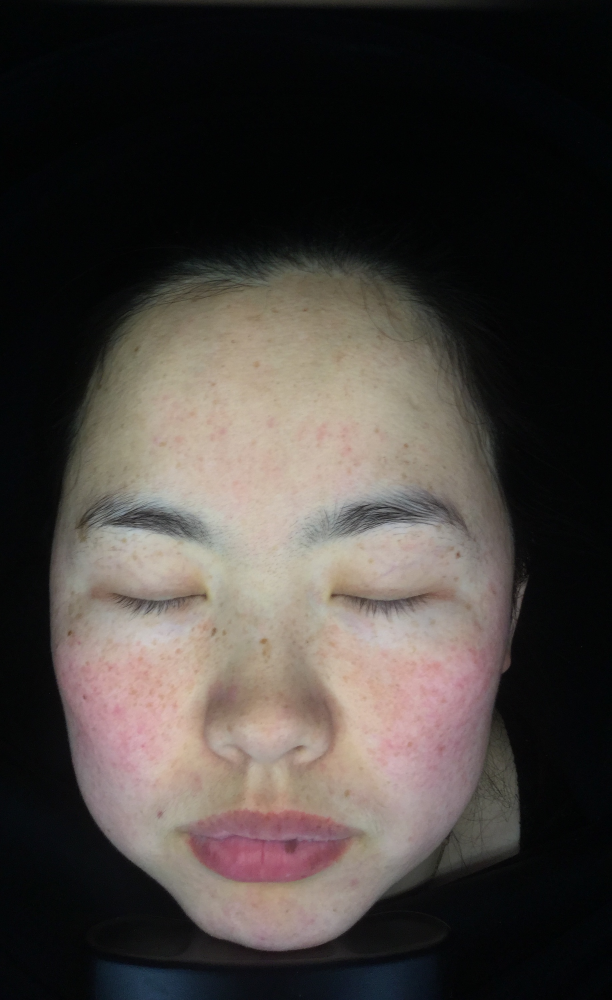
%> input picture Data/2.jpg, 1836 x 3000 px (shown at 1/3 size)
$ octave skinPigmentSeparation_Sub_blockSelectionAlgorithm.m   (GNU Octave 9; MATLAB toolbox functions it lacks are replaced by stand-ins)
%> lines starting %> are read from the running program, lines starting %| are printed output that depends on the picture
% skin pigment separation:
%  Sub-block selection algorithm

tic    %运行开始时间
clc;
clear;
[mpath,mname]=fileparts(mfilename('fullpath'));
% 1 读入图像数据
path='Data\2.jpg';
Cbase=imread(path);
Cpatent=Cbase(600:2900,100:1600,:);
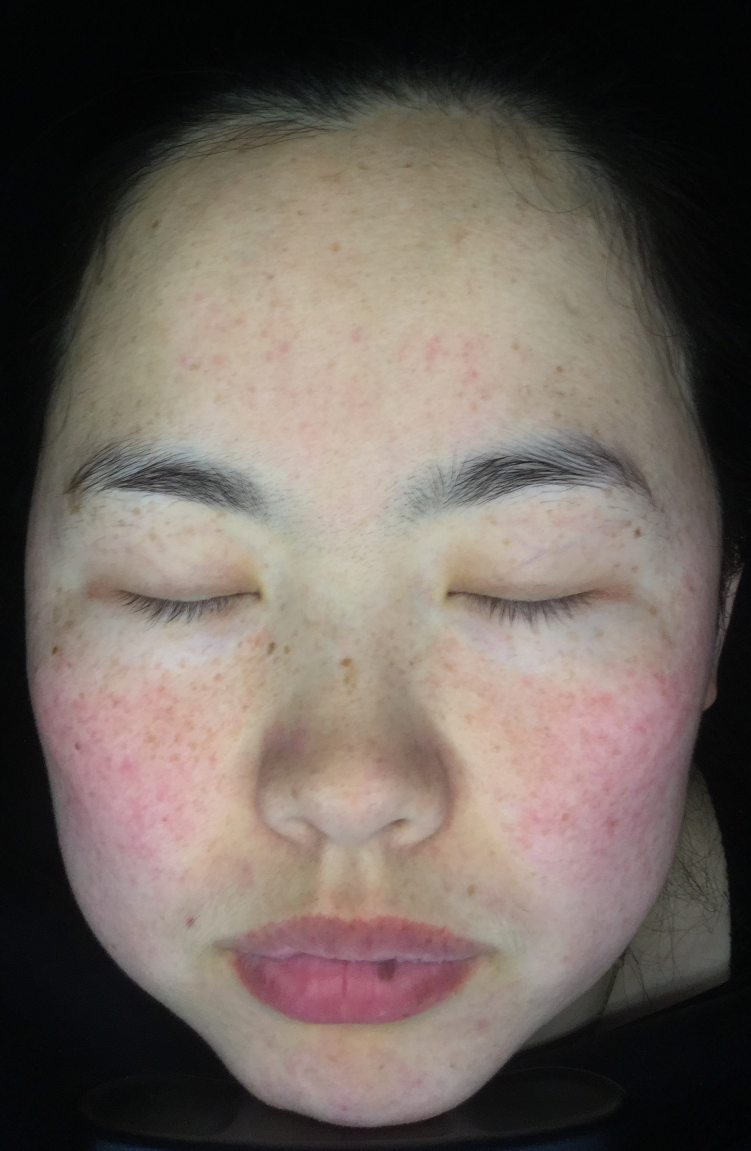
%> Cpatent: size 2301x1501x3 uint8 (shown at 1/2 size); mean R, G, B 109.7, 99.2, 92.4

iminfo=[800 2600 400 1400];
Cbase=Cbase(iminfo(1):iminfo(2),iminfo(3):iminfo(4),:);
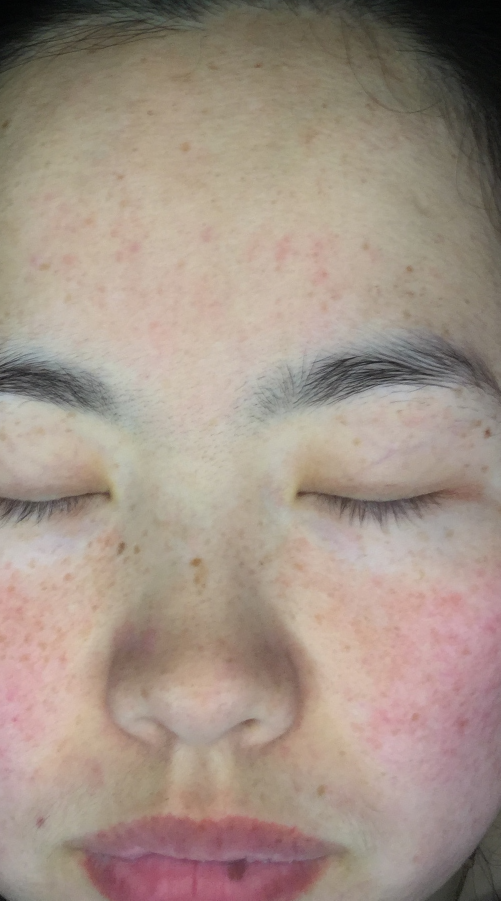
%> Cbase: size 1801x1001x3 uint8 (shown at 1/2 size); mean R, G, B 161.1, 145.2, 133.7
        imshow(Cbase);
        title('原图');
        text(-500,500,{mname;num2str(iminfo)},'Interpreter','none');

        Cbr=double(Cpatent(:,:,1));   %将数据转成double类型
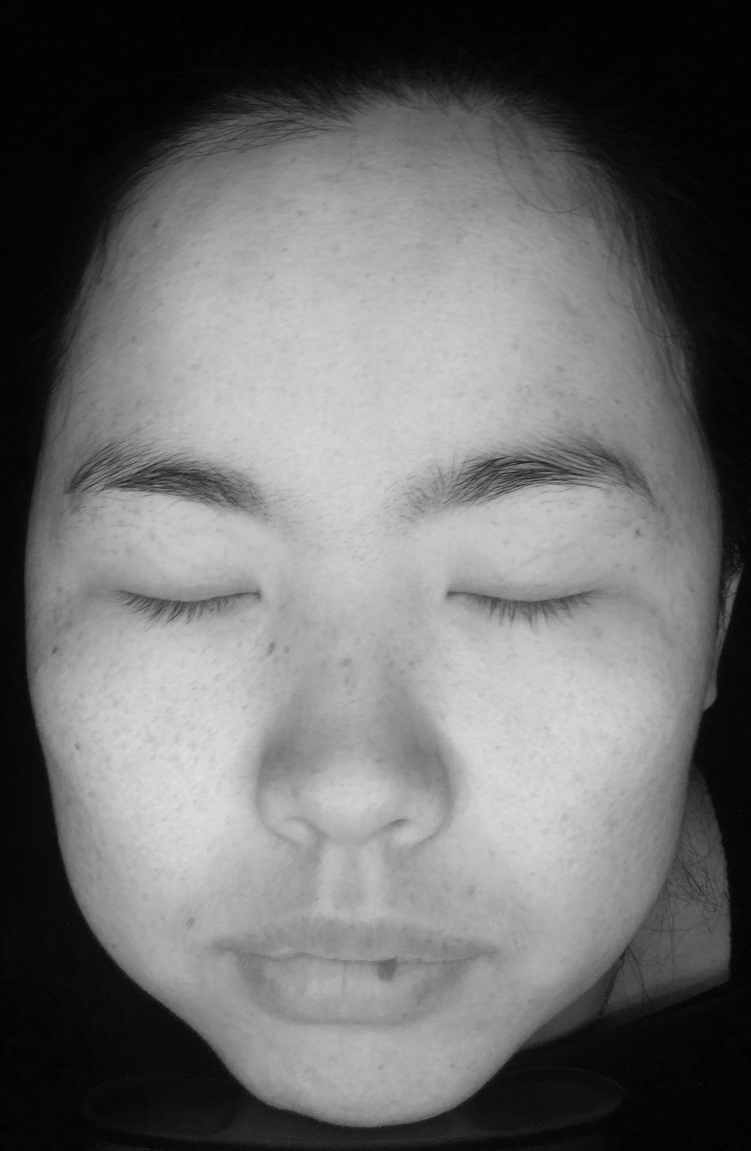
%> Cbr: size 2301x1501 double (shown at 1/2 size); min 0, max 224, mean 109.7
        Cbg=double(Cpatent(:,:,2));
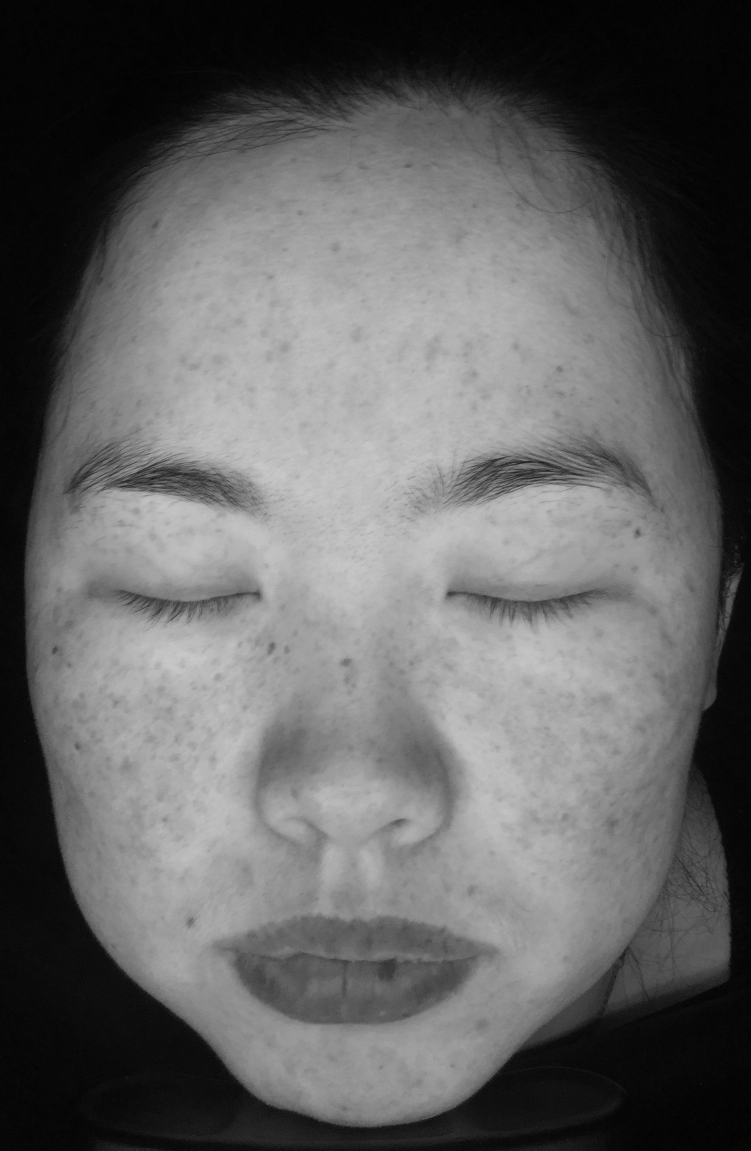
%> Cbg: size 2301x1501 double (shown at 1/2 size); min 0, max 203, mean 99.2
        Cbb=double(Cpatent(:,:,3));
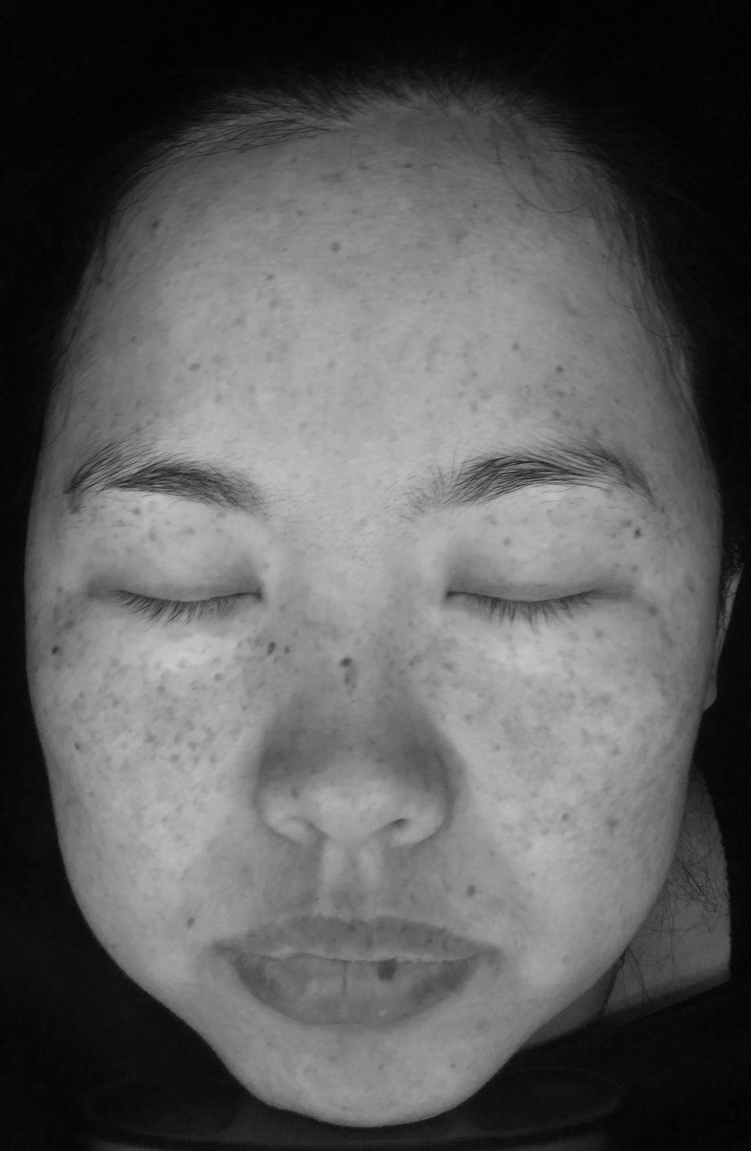
%> Cbb: size 2301x1501 double (shown at 1/2 size); min 0, max 204, mean 92.4
        row=size(Cbr,1);        %图像大小
%> row = 2301
        col=size(Cbr,2);
%> col = 1501

        %为了接下色素值可以进行计算和表达
        %对数据做适当放缩
        Cbr0_1=(Cbr(:)+1)/256;
        Cbg0_1=(Cbg(:)+1)/256;
        Cbb0_1=(Cbb(:)+1)/256;

        Cblog=[log(Cbr0_1) log(Cbg0_1) log(Cbb0_1)]';
        Cbb_r=Cblog(2,:)-Cblog(1,:);
        Cbg_r=Cblog(3,:)-Cblog(1,:);
        Cb2d=[Cbb_r;Cbg_r];
        Cbr_r=Cblog(1,:);


num=0;
seinfo=[300 599 100 699];
figure
imshow(Cbase(seinfo(1):seinfo(2),seinfo(3):seinfo(4),:));
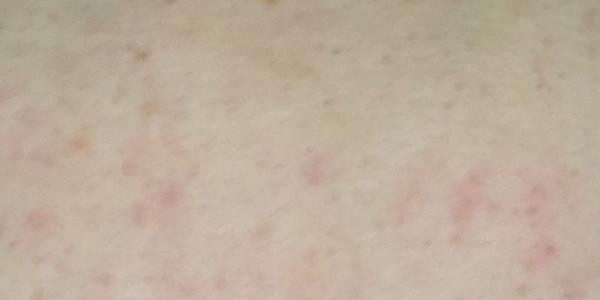
%> displayed picture: size 300x600x3, on the screen's scale of 0 to 255; mean R, G, B 190.3, 173.9, 155.3

for n=[seinfo(1):5:seinfo(2)]
    for m=[seinfo(3):5:seinfo(4)]
        num=num+1;
        position(num,:)=[n m];
    end
end

Distance=[];
% r4=randperm(num,4)
r4=[1379]
for i=1:num
    n=position(i,1);
    m=position(i,2);
        p=Cbase(n:n+4,m:m+4,:);
        if ismember(i,r4)
            p1=p
%> (the run ends here)

$ run again, with Data/1.jpg copied over Data/2.jpg
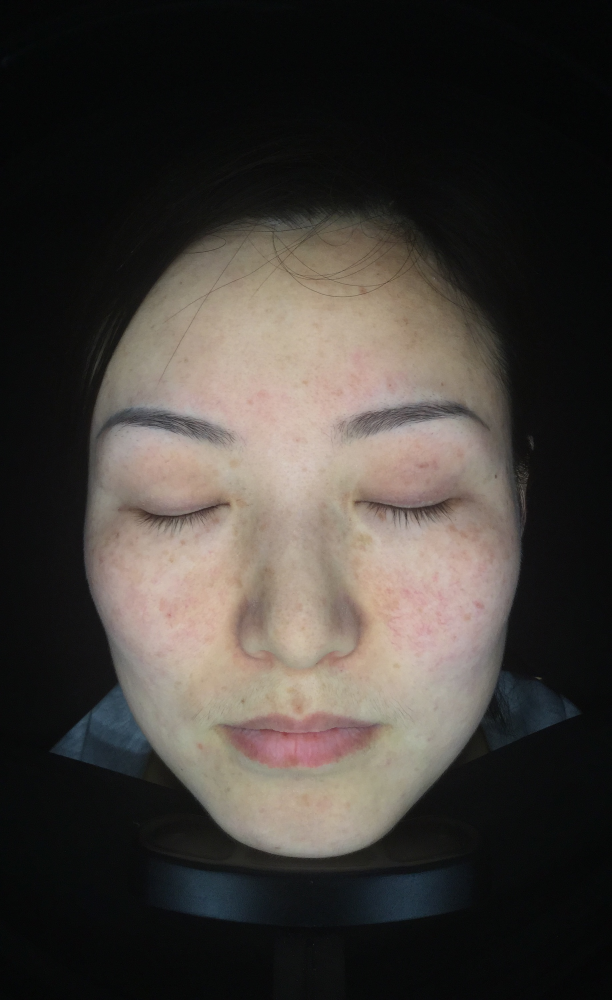
%> input picture Data/1.jpg, 1836 x 3000 px (shown at 1/3 size)
%> `Cbb=double(Cpatent(:,:,3));`:
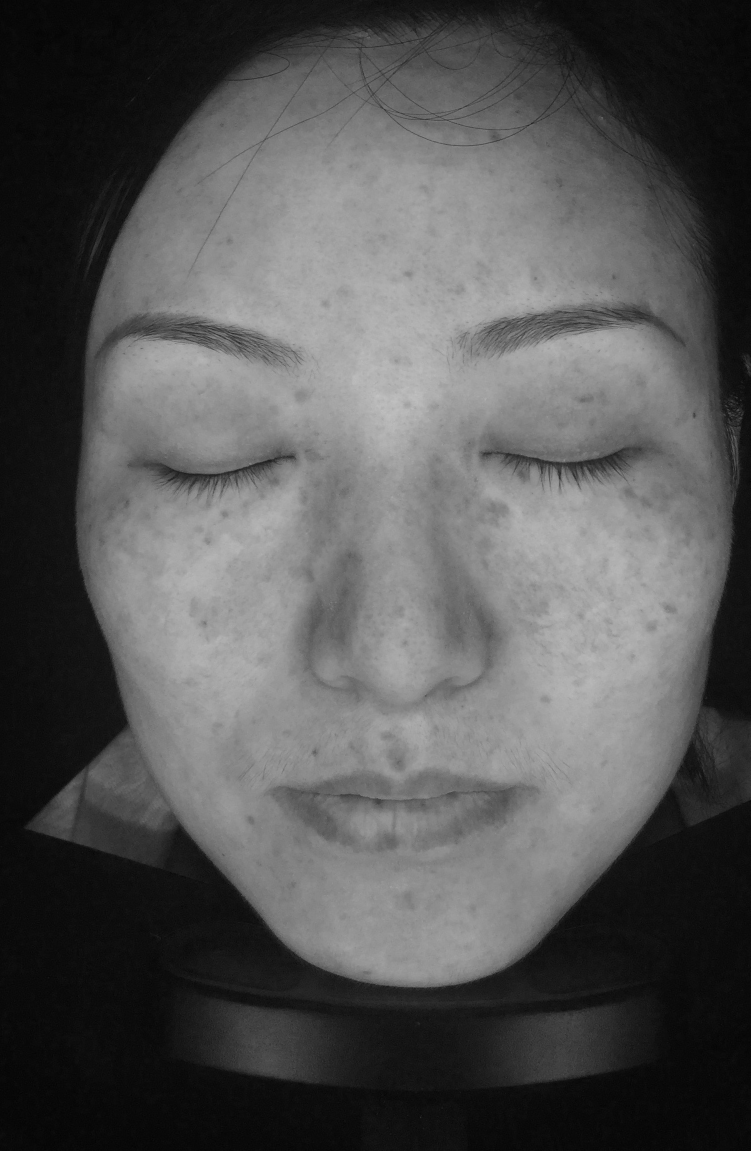
%> Cbb: size 2301x1501 double (shown at 1/2 size); min 0, max 197, mean 84.8
%> `imshow(Cbase(seinfo(1):seinfo(2),seinfo(3):seinfo(4),:));`:
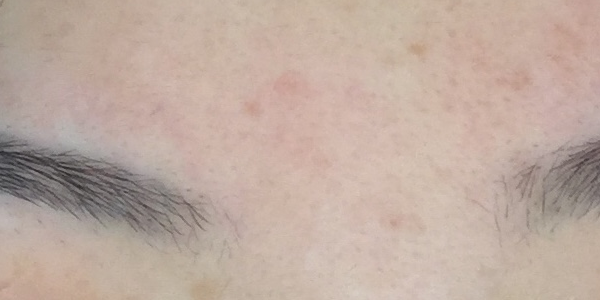
%> displayed picture: size 300x600x3, on the screen's scale of 0 to 255; mean R, G, B 191.2, 171.2, 160.3

$ run again, with Data/3.jpg copied over Data/2.jpg
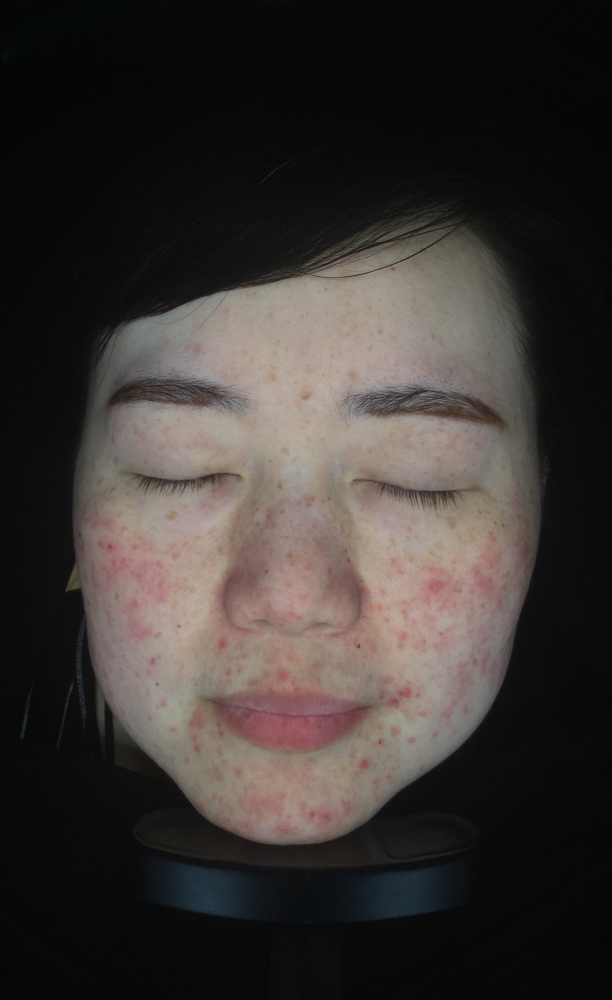
%> input picture Data/3.jpg, 1836 x 3000 px (shown at 1/3 size)
%> `Cbg=double(Cpatent(:,:,2));`:
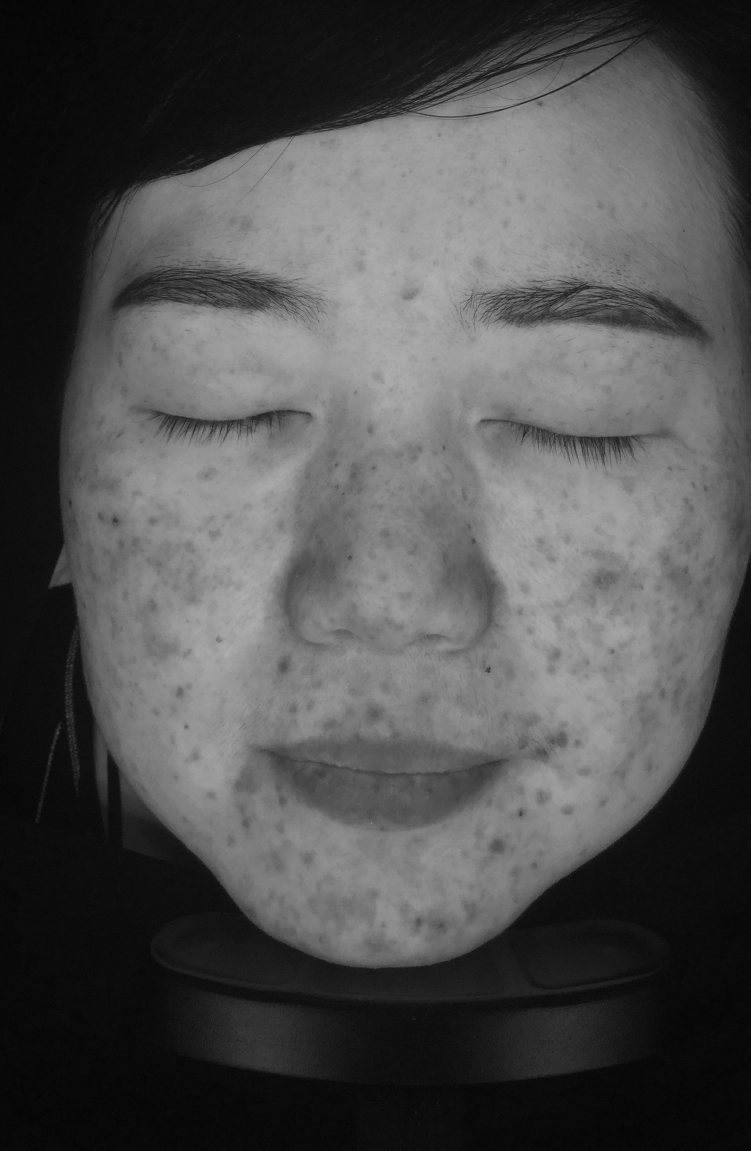
%> Cbg: size 2301x1501 double (shown at 1/2 size); min 0, max 177, mean 79.7
%> `imshow(Cbase(seinfo(1):seinfo(2),seinfo(3):seinfo(4),:));`:
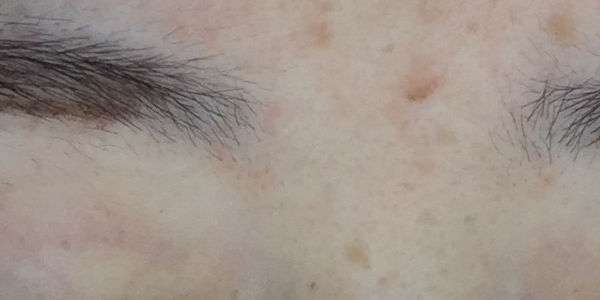
%> displayed picture: size 300x600x3, on the screen's scale of 0 to 255; mean R, G, B 159.3, 147.5, 139
